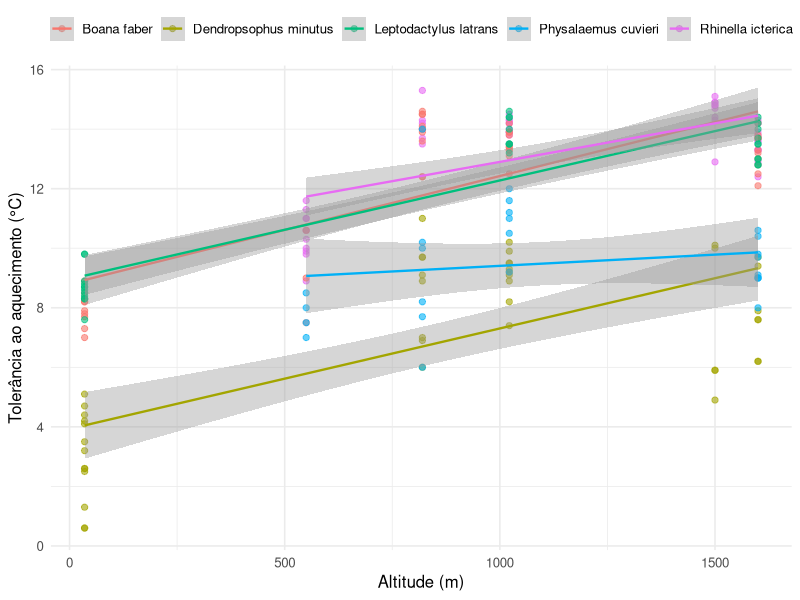
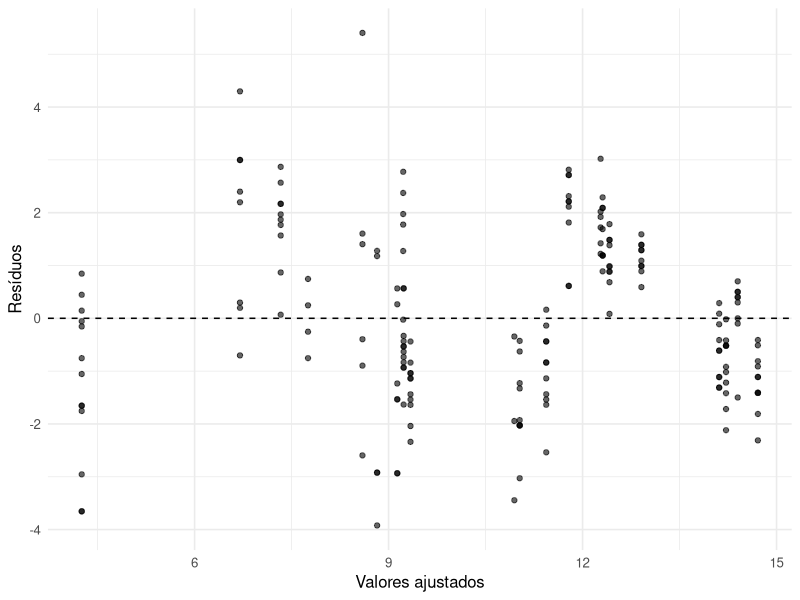

These figures' R source, in order:
## ---- chunk 1
#| label: setup
#| include: false

library(here)
library(dplyr)
library(ggplot2)
library(broom)
library(knitr)

theme_set(theme_minimal(base_size = 12))
## ---- chunk 2
#| label: leitura

bruto <- read.csv(here("dados", "anuros_altitude.csv"))
## ---- chunk 3
#| label: limpeza

anuros <- bruto %>%
  rename(id = ID, especie = Species, sexo = Sex,
         ewl = EWL_Ugcm2s1, massa = Bodymass_g,
         ctmin = CTmin, ctmax = CTmax,
         serra = Mountain_Range, altitude = Altitude_m) %>%
  select(id, especie, sexo, serra, altitude, massa, ewl, ctmin, ctmax,
         bio5 = BIO_5) %>%
  mutate(across(c(especie, serra, sexo), factor),
         amplitude = ctmax - ctmin,
         tol_aquec = ctmax - bio5)
## ---- chunk 4
#| label: tbl-desenho
#| tbl-cap: "Número de indivíduos por serra e altitude."

with(anuros, table(serra, altitude)) %>% kable()
## ---- chunk 5
#| label: tbl-resumo
#| tbl-cap: "Limites térmicos por espécie. Média (desvio-padrão)."

anuros %>%
  group_by(especie) %>%
  summarise(n = n(),
            CTmin = sprintf("%.2f (%.2f)", mean(ctmin, na.rm = TRUE), sd(ctmin, na.rm = TRUE)),
            CTmax = sprintf("%.2f (%.2f)", mean(ctmax, na.rm = TRUE), sd(ctmax, na.rm = TRUE)),
            .groups = "drop") %>%
  kable()
## ---- chunk 6
#| label: fig-altitude
#| fig-cap: "Tolerância ao aquecimento em função da altitude, por espécie. Retas de regressão linear com intervalo de confiança de 95%."

ggplot(anuros, aes(altitude, tol_aquec, colour = especie)) +
  geom_point(alpha = .6, size = 1.8) +
  geom_smooth(method = "lm", formula = y ~ x, linewidth = .8) +
  labs(x = "Altitude (m)", y = "Tolerância ao aquecimento (°C)", colour = NULL) +
  theme(legend.position = "top")
## ---- chunk 7
#| label: modelo

m <- lm(tol_aquec ~ altitude + especie, data = anuros)
## ---- chunk 8
#| label: tbl-coef
#| tbl-cap: "Coeficientes do modelo linear."

tidy(m, conf.int = TRUE) %>% kable(digits = 4)
## ---- chunk 9
#| label: extrai
#| include: false

b   <- tidy(m) %>% filter(term == "altitude")
r2  <- glance(m)$adj.r.squared
## ---- chunk 10
#| label: fig-diag
#| fig-cap: "Resíduos contra valores ajustados."

augment(m) %>%
  ggplot(aes(.fitted, .resid)) +
  geom_hline(yintercept = 0, linetype = 2) +
  geom_point(alpha = .6) +
  labs(x = "Valores ajustados", y = "Resíduos")
## ---- chunk 11
#| label: session
#| echo: false

sessionInfo()
